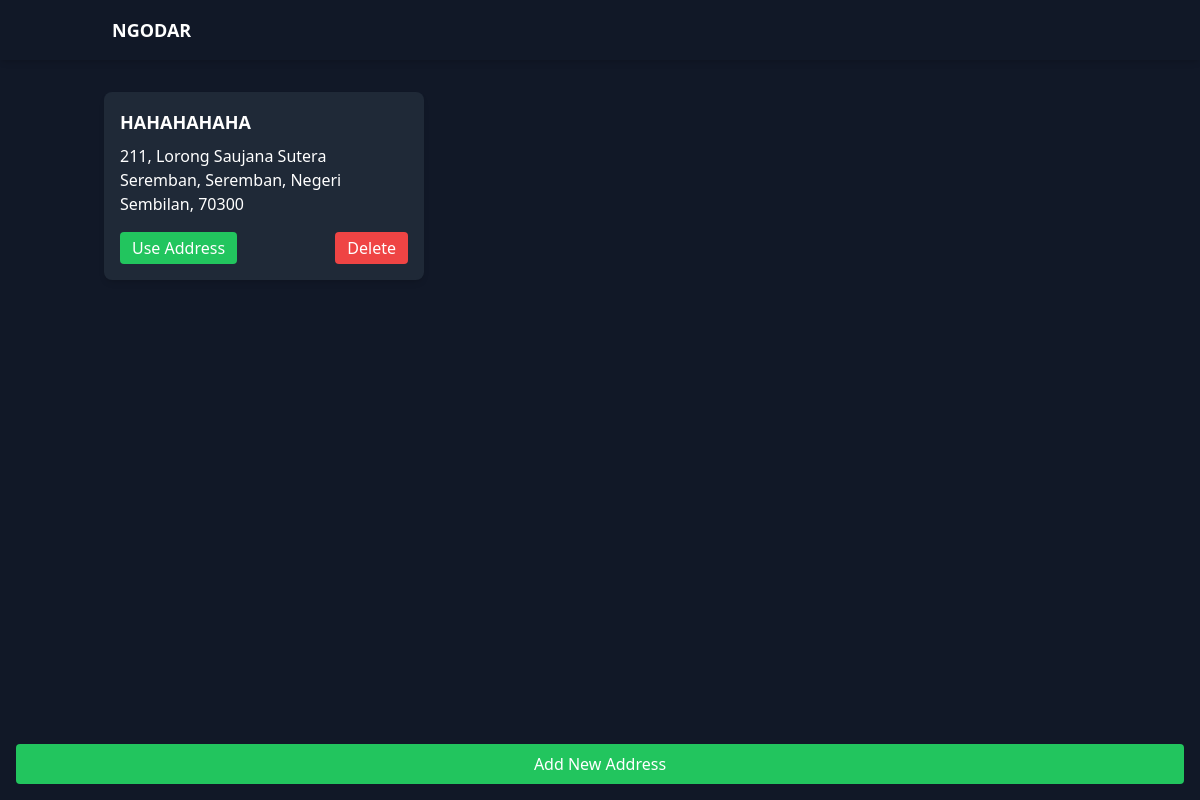
The page /user-home/location/ (signed in) on the database as committed earlier.
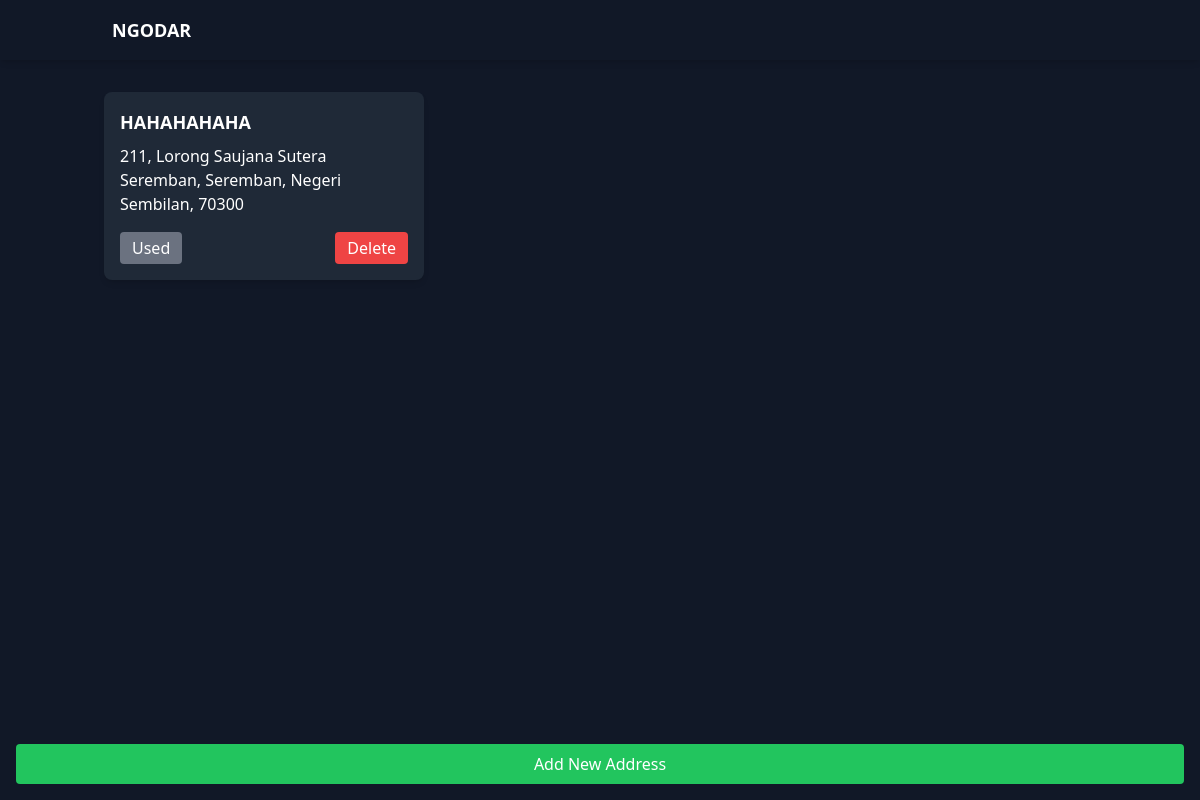
The same page on the database as committed later.
### ngodars/models.py (models this page shows, shortened)
class ADDRESS(models.Model):
    addressID = models.AutoField(primary_key=True)
    fullname = models.TextField(default=None)
    statearea = models.TextField(default=None)
    poscode = models.TextField(default=None)
    unit = models.TextField(default=None)
    streetname = models.TextField(default=None)
    userID = models.ForeignKey(USER, on_delete=models.CASCADE, default=None)
    is_used = models.BooleanField(default=False)

### ngodars/views.py (the view)
# urls.py: path('user-home/location/', views.user_location, name='user_location'),
def user_location(request):
    user_id = request.session.get('user_id')
    if not request.session.get('user_type') == 'user':
        request.session.flush()
        messages.error(request, "You do not have permission to view this page. Please login again")
        return redirect('login')
    try:
        user = USER.objects.get(userID=user_id)
        addresses = ADDRESS.objects.filter(userID=user)
        used_address = addresses.filter(is_used=True).first()
        context = {
            'addresses': addresses,
            'used_address_id': used_address.addressID if used_address else None
        }
        if used_address:
            request.session['locations'] = {
                'addressID': used_address.addressID,
                'poscode': used_address.poscode,
                'streetname': used_address.streetname,
                'statearea': used_address.statearea,
                'unit': used_address.unit,
                'fullname': used_address.fullname
            }
        else:
            request.session['locations'] = None
        return render(request, 'user/user_location.html', context)
    except USER.DoesNotExist:
        messages.error(request, "User not found. Please login again")
        return redirect('login')

### ngodars/templates/user/user_location.html (shortened to what this page needs)
{% load static %}
<!DOCTYPE html>
<html lang="en">
<head>
    <script src="https://cdn.tailwindcss.com"></script>
</head>
<body class="bg-gray-900 text-white flex flex-col min-h-screen">
    <header class="sticky top-0 z-50 bg-gray-900 shadow-md">
        <div class="container mx-auto flex justify-between items-center py-4 px-6">
            <div class="flex items-center space-x-10">
                <a href="{% url 'user_home' %}" class="text-lg font-bold uppercase">Ngodar</a>
            </div>
        </div>
    </header>
    <section class="container mx-auto mt-8 px-4 flex-grow">
        {% if addresses %}
            <div class="grid grid-cols-1 md:grid-cols-2 lg:grid-cols-3 gap-4">
                {% for address in addresses %}
                    <div class="bg-gray-800 p-4 rounded-lg shadow-md animate-on-scroll">
                        <h3 class="text-lg font-bold mb-2">{{ address.fullname }}</h3>
                        <p>{{ address.unit }}, {{ address.streetname }}</p>
                        <p>{{ address.statearea }}, {{ address.poscode }}</p>
                        <div class="mt-4 flex justify-between">
                            <form action="{% url 'use_address' address.addressID %}" method="POST" class="inline">
                                <button type="submit"
                                    class="
                                        {% if address.addressID == used_address_id %}
                                            bg-gray-500 cursor-not-allowed
                                        {% else %}
                                            bg-green-500 hover:bg-green-600
                                        {% endif %}
                                        text-white px-3 py-1 rounded"
                                    {% if address.addressID == used_address_id %}disabled{% endif %}
                                >
                                    {% if address.addressID == used_address_id %}
                                        Used
                                    {% else %}
                                        Use Address
                                    {% endif %}
                                </button>
                            </form>
                            <form action="{% url 'delete_address' address.addressID %}" method="POST" class="inline">
                                <button type="submit"
                                    onclick="return confirm('Are you sure you want to delete this address?');"
                                    class="bg-red-500 hover:bg-red-600 text-white px-3 py-1 rounded"
                                >
                                    Delete
                                </button>
                            </form>
                        </div>
                    </div>
                {% endfor %}
            </div>
        {% else %}
            <p class="text-center text-gray-400 animate-on-scroll">No addresses found. Add an address to get started.</p>
        {% endif %}
    </section>
    <div class="sticky bottom-0 left-0 right-0 p-4 bg-gray-900">
        <a href="{% url 'add_address' %}"
           class="block bg-green-500 hover:bg-green-600 text-white text-center py-2 rounded animate-on-scroll"
        >
            Add New Address
        </a>
    </div>
</body>
</html>

Rows that differ between the two databases and show on the page:
changed ADDRESS "HAHAHAHAHA": text "Use Address" → "Used"
